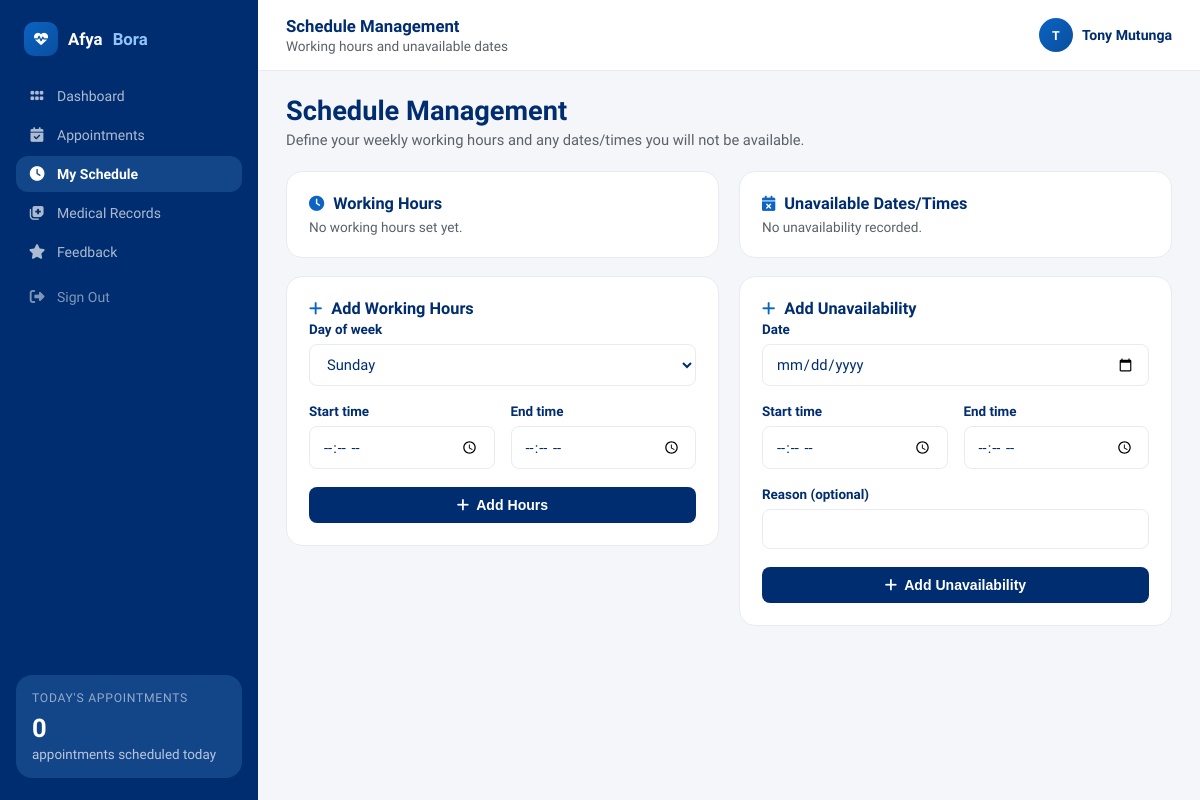
Page /doctors/schedule.php (signed in) on the earlier database version.
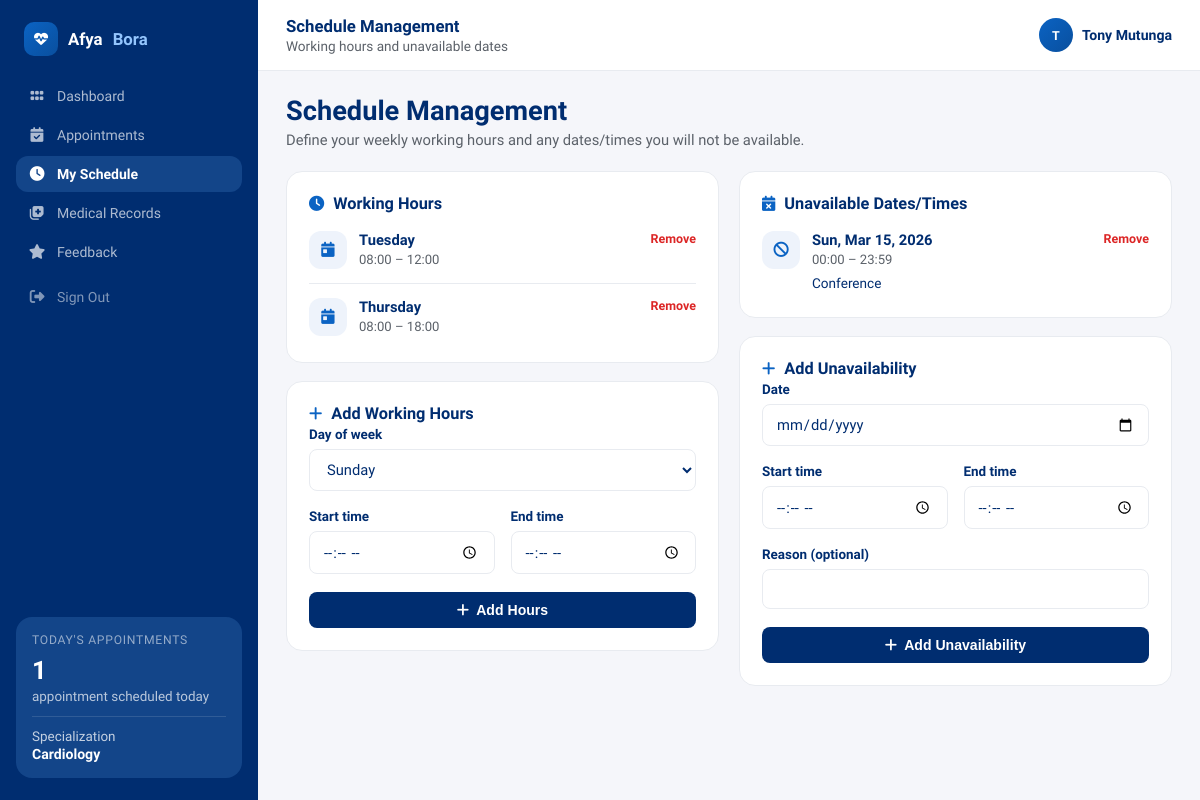
Same page on the later database version.
### tables this page shows
CREATE TABLE `users` (
  `user_id` int(11) NOT NULL AUTO_INCREMENT,
  `full_name` varchar(100) NOT NULL,
  `email` varchar(100) NOT NULL,
  `password_hash` varchar(255) NOT NULL,
  `phone_number` varchar(15) DEFAULT NULL,
  `role` enum('admin','doctor','patient','receptionist') NOT NULL,
  `specialization` varchar(100) DEFAULT NULL,
  `date_of_birth` date DEFAULT NULL,
  `gender` enum('male','female','other') DEFAULT NULL,
  `address` text DEFAULT NULL,
  `created_at` timestamp NULL DEFAULT current_timestamp(),
  PRIMARY KEY (`user_id`),
  UNIQUE KEY `email` (`email`)
);

CREATE TABLE `doctor_schedules` (
  `schedule_id` int(11) NOT NULL AUTO_INCREMENT,
  `doctor_id` int(11) NOT NULL,
  `day_of_week` tinyint(4) NOT NULL COMMENT '0=Sunday...6=Saturday',
  `start_time` time NOT NULL,
  `end_time` time NOT NULL,
  PRIMARY KEY (`schedule_id`),
  UNIQUE KEY `ux_doctor_day` (`doctor_id`,`day_of_week`,`start_time`,`end_time`),
  CONSTRAINT `fk_ds_doctor` FOREIGN KEY (`doctor_id`) REFERENCES `users` (`user_id`) ON DELETE CASCADE
);

CREATE TABLE `doctor_unavailability` (
  `id` int(11) NOT NULL AUTO_INCREMENT,
  `doctor_id` int(11) NOT NULL,
  `date` date NOT NULL,
  `start_time` time NOT NULL DEFAULT '00:00:00',
  `end_time` time NOT NULL DEFAULT '23:59:59',
  `reason` varchar(255) DEFAULT NULL,
  PRIMARY KEY (`id`),
  UNIQUE KEY `ux_doctor_unavail` (`doctor_id`,`date`,`start_time`,`end_time`),
  CONSTRAINT `fk_du_doctor` FOREIGN KEY (`doctor_id`) REFERENCES `users` (`user_id`) ON DELETE CASCADE
);

### doctors/schedule.php (the view, shortened to what the changed rows need)
<?php
require_once "../config/db.php";
$doctor_id = $_SESSION['user_id'];
$schedules = [];
$res = $conn->prepare("SELECT schedule_id, day_of_week, start_time, end_time FROM doctor_schedules WHERE doctor_id=?");
$res->bind_param("i", $doctor_id);
$res->execute();
$sch = $res->get_result();
while ($r = $sch->fetch_assoc()) {
    $schedules[] = $r;
}
$unav = [];
$res = $conn->prepare("SELECT id, date, start_time, end_time, reason FROM doctor_unavailability WHERE doctor_id=?");
$res->bind_param("i", $doctor_id);
$res->execute();
$ua = $res->get_result();
while ($r = $ua->fetch_assoc()) {
    $unav[] = $r;
}
function dayName($d) {
    $days = ['Sunday','Monday','Tuesday','Wednesday','Thursday','Friday','Saturday'];
    return $days[$d];
}
?>
<!DOCTYPE html>
<html lang="en">
<head>
    <link rel="stylesheet" href="https://cdnjs.cloudflare.com/ajax/libs/font-awesome/6.5.0/css/all.min.css">
</head>
<body>
<?php include "sidebar.php"; ?>
<div class="ab-main-wrap">
    <main class="ab-content">
        <div class="sched-grid">
            <div>
                <div class="ab-card" style="margin-bottom:18px">
                    <div class="ab-card-title"><i class="fas fa-clock"></i> Working Hours</div>
                    <?php if ($schedules): ?>
                        <?php foreach ($schedules as $s): ?>
                        <div class="ab-list-row">
                            <div class="ab-icon-chip"><i class="fas fa-calendar-day"></i></div>
                            <div class="alr-body">
                                <div class="alr-title-line"><span class="alr-title"><?= dayName($s['day_of_week']) ?></span></div>
                                <div class="alr-meta"><?= substr($s['start_time'],0,5) ?> – <?= substr($s['end_time'],0,5) ?></div>
                            </div>
                            <div class="alr-trailing">
                                <a href="schedule.php?delete=<?= (int)$s['schedule_id'] ?>&type=sched" class="sched-remove" onclick="return confirm('Remove this?');">Remove</a>
                            </div>
                        </div>
                        <?php endforeach; ?>
                    <?php else: ?>
                        <p style="color:var(--muted);font-size:.85rem;margin:6px 0 0">No working hours set yet.</p>
                    <?php endif; ?>
                </div>
            </div>
            <div>
                <div class="ab-card" style="margin-bottom:18px">
                    <div class="ab-card-title"><i class="fas fa-calendar-xmark"></i> Unavailable Dates/Times</div>
                    <?php if ($unav): ?>
                        <?php foreach ($unav as $u): ?>
                        <div class="ab-list-row">
                            <div class="ab-icon-chip"><i class="fas fa-ban"></i></div>
                            <div class="alr-body">
                                <div class="alr-title-line"><span class="alr-title"><?= date('D, M j, Y', strtotime($u['date'])) ?></span></div>
                                <div class="alr-meta"><?= substr($u['start_time'],0,5) ?> – <?= substr($u['end_time'],0,5) ?></div>
                                <?php if ($u['reason']): ?><div class="alr-detail"><?= htmlspecialchars($u['reason']) ?></div><?php endif; ?>
                            </div>
                            <div class="alr-trailing">
                                <a href="schedule.php?delete=<?= (int)$u['id'] ?>&type=unavail" class="sched-remove" onclick="return confirm('Remove this?');">Remove</a>
                            </div>
                        </div>
                        <?php endforeach; ?>
                    <?php else: ?>
                        <p style="color:var(--muted);font-size:.85rem;margin:6px 0 0">No unavailability recorded.</p>
                    <?php endif; ?>
                </div>
            </div>
        </div>
    </main>
</div>
</body>
</html>

### doctors/sidebar.php (shortened to what the changed rows need)
<?php
$__sidebar_doctor_id = $_SESSION["user_id"] ?? null;
$__today_count = 0;
$__specialization = null;
if ($__sidebar_doctor_id) {
    $__stmt = $conn->prepare("SELECT COUNT(*) AS c FROM appointments WHERE doctor_id = ? AND appointment_date = CURDATE() AND status = 'scheduled'");
    $__stmt->bind_param("i", $__sidebar_doctor_id);
    $__stmt->execute();
    $__today_count = (int)($__stmt->get_result()->fetch_assoc()["c"] ?? 0);
    $__spec_stmt = $conn->prepare("SELECT specialization FROM users WHERE user_id = ?");
    $__spec_stmt->bind_param("i", $__sidebar_doctor_id);
    $__spec_stmt->execute();
    $__specialization = $__spec_stmt->get_result()->fetch_assoc()["specialization"] ?? null;
}
?>
<aside class="ab-sidebar">
  <?php if ($__sidebar_doctor_id): ?>
  <div class="ab-sidebar-widget">
    <div class="aw-title">Today's Appointments</div>
    <div class="aw-pct"><?= $__today_count ?></div>
    <div class="aw-note"><?= $__today_count === 1 ? 'appointment scheduled today' : 'appointments scheduled today' ?></div>
    <?php if ($__specialization): ?>
    <div class="aw-spec">
      Specialization
      <strong><?= htmlspecialchars($__specialization) ?></strong>
    </div>
    <?php endif; ?>
  </div>
  <?php endif; ?>
</aside>

Differences in the rows shown:
now on this page (row edited): users: specialization "Cardiology"
changed users: specialization empty → "Cardiology" (drawn)
added doctor_schedules: day_of_week "Tuesday", start_time "08:00", end_time "12:00"
added doctor_schedules: day_of_week "Thursday", start_time "08:00", end_time "18:00"
added doctor_unavailability: date "Sun, Mar 15, 2026", start_time "00:00", end_time "23:59", reason "Conference"
Other differences:
$__today_count: "0" → "1"
text no longer shown: "appointments scheduled today No working hours set yet. No unavailability recorded."
text now shown: "appointment scheduled today Specialization"
